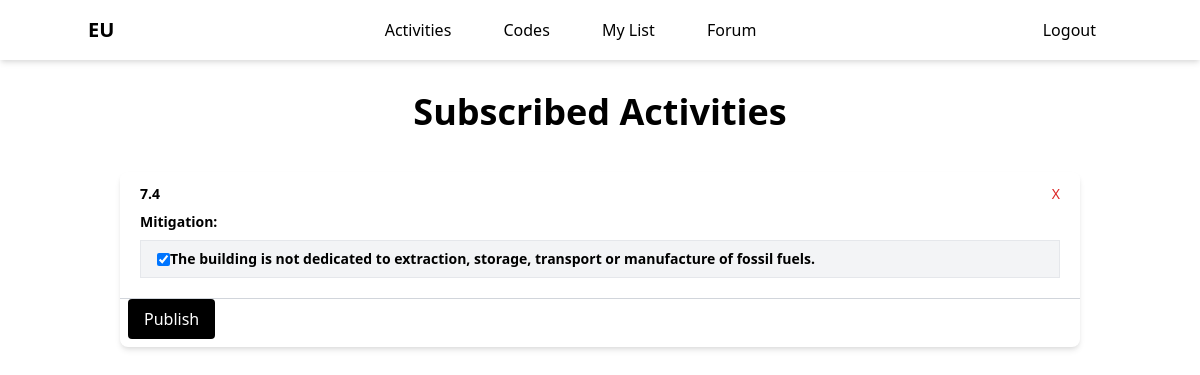
Page /my_activities (signed in) on the earlier database version.
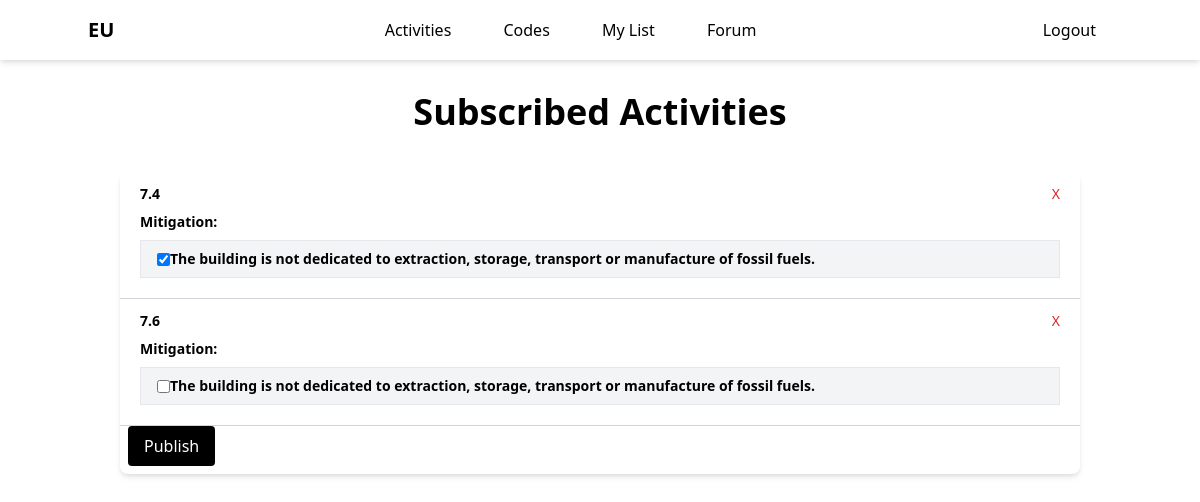
Same page on the later database version.
### app.py (models this page shows)
class UserActivities(db.Model):
    __tablename__ = 'user_activities'
    id = db.Column(db.Integer, primary_key=True)
    user_id = db.Column(db.Integer, db.ForeignKey('users.id'), nullable=False)
    activity_id = db.Column(db.String(250), nullable=False)
    criteria = db.relationship('ActivityCriteria', backref='user_activity', lazy='dynamic')

class ActivityCriteria(db.Model):
    __tablename__ = 'activity_criteria'
    id = db.Column(db.Integer, primary_key=True)
    user_activity_id = db.Column(db.Integer, db.ForeignKey('user_activities.id'), nullable=False)
    dnsh = db.Column(db.String(250), nullable=False)  # Add this line
    criteria_description = db.Column(db.Text)
    is_compliant = db.Column(db.Boolean, default=False)

### app.py (the view)
@app.route('/my_activities')
@login_required
def my_activities():
    current_user_id = current_user.get_id()
    user_activities = UserActivities.query.filter_by(user_id=current_user_id).all()
    activities_with_details = []
    for user_activity in user_activities:
        activity_criteria = ActivityCriteria.query.filter_by(
            user_activity_id=user_activity.id
        ).all()
        criteria = {}
        for criterion in activity_criteria:
            dnsh = criterion.dnsh
            dnsh_description = criterion.criteria_description
            is_compliant = criterion.is_compliant
            category = categorize_dnsh(dnsh)
            if category not in criteria:
                criteria[category] = []
            criteria[category].append({
                'dnsh': dnsh,
                'description': dnsh_description,
                'is_compliant': is_compliant
            })
        activities_with_details.append({
            'id': user_activity.activity_id,
            'activityName': user_activity.activity_id,  # Adjust as per your requirement
            'criteria': criteria
        })
    return render_template('my_activities.html', user_activities=activities_with_details)

### app.py (called while the page is built)
@login_manager.user_loader
def loader_user(user_id):
    return Users.query.get(user_id)

def categorize_dnsh(dnsh):
    if 'Water' in dnsh:
        return 'Water'
    elif 'Pollution' in dnsh:
        return 'Pollution'
    elif 'Mitigation' in dnsh:
        return 'Mitigation'
    elif 'Circular' in dnsh:
        return 'Circular Economy'
    else:
        return 'Other'

### templates/my_activities.html (shortened to what this page needs)
<!DOCTYPE html>
<html lang="en">
  {% include 'navbar.html' %}
  <body class="bg-white">
    <div class="container mx-auto p-8">
      <h1 class="text-4xl font-bold text-center text-black mb-10">
        Subscribed Activities
      </h1>
      <div class="overflow-x-auto bg-white shadow-md rounded-lg">
        <table class="min-w-full leading-normal">
          <tbody id="activity-table-body">
            {% for activity in user_activities %}
            <tr class="bg-white">
              <td
                colspan="4"
                class="px-5 py-3 border-b border-gray-300 text-left text-sm font-semibold text-black"
              >
                <div
                  x-data="{ open: false }"
                  class="flex justify-between items-center"
                >
                  <button
                    @click="open = !open"
                    class="font-bold focus:outline-none text-black text-l"
                  >
                    {{ activity.activityName }}
                  </button>
                  <button
                    onclick="removeActivity('{{ activity.id }}')"
                    class="text-red-600 hover:text-red-800"
                  >
                    X
                  </button>
                </div>
                <div x-show="open" class="mt-2" x-cloak>
                  {% for category, criteria_list in activity.criteria.items() %}
                  <div class="font-semibold text-black">{{ category }}:</div>
                  <table class="min-w-full mt-2 bg-gray-100 mb-2">
                    <tbody>
                      {% for criterion in criteria_list %}
                      <tr>
                        <td class="border px-4 py-2 text-black">
                          <div class="flex items-center">
                            <input type="checkbox" data-activity-id="{{
                            activity.id }}" data-dnsh="{{ criterion.dnsh }}"
                            onchange="updateCompliance(this.getAttribute('data-activity-id'),
                            this.getAttribute('data-dnsh'), this.checked)" {{
                            'checked' if criterion.is_compliant else '' }} /> {{
                            criterion.description }}
                          </div>
                        </td>
                      </tr>
                      {% endfor %}
                    </tbody>
                  </table>
                  {% endfor %}
                </div>
              </td>
            </tr>
            {% endfor %}
          </tbody>
        </table>
        <button
          onclick="publishList()"
          class="bg-black mx-2 text-white hover:bg-white hover:text-black py-2 px-4 rounded transition duration-300 mb-2"
        >
          Publish
        </button>
      </div>
    </div>
  </body>
</html>

Differences in the rows shown:
added UserActivities: activityName "7.6", criteria "Mitigation"
added ActivityCriteria: description "The building is not dedicated to extraction, storage, transport or manufacture of fossil fuels.", shown under "Mitigation"
